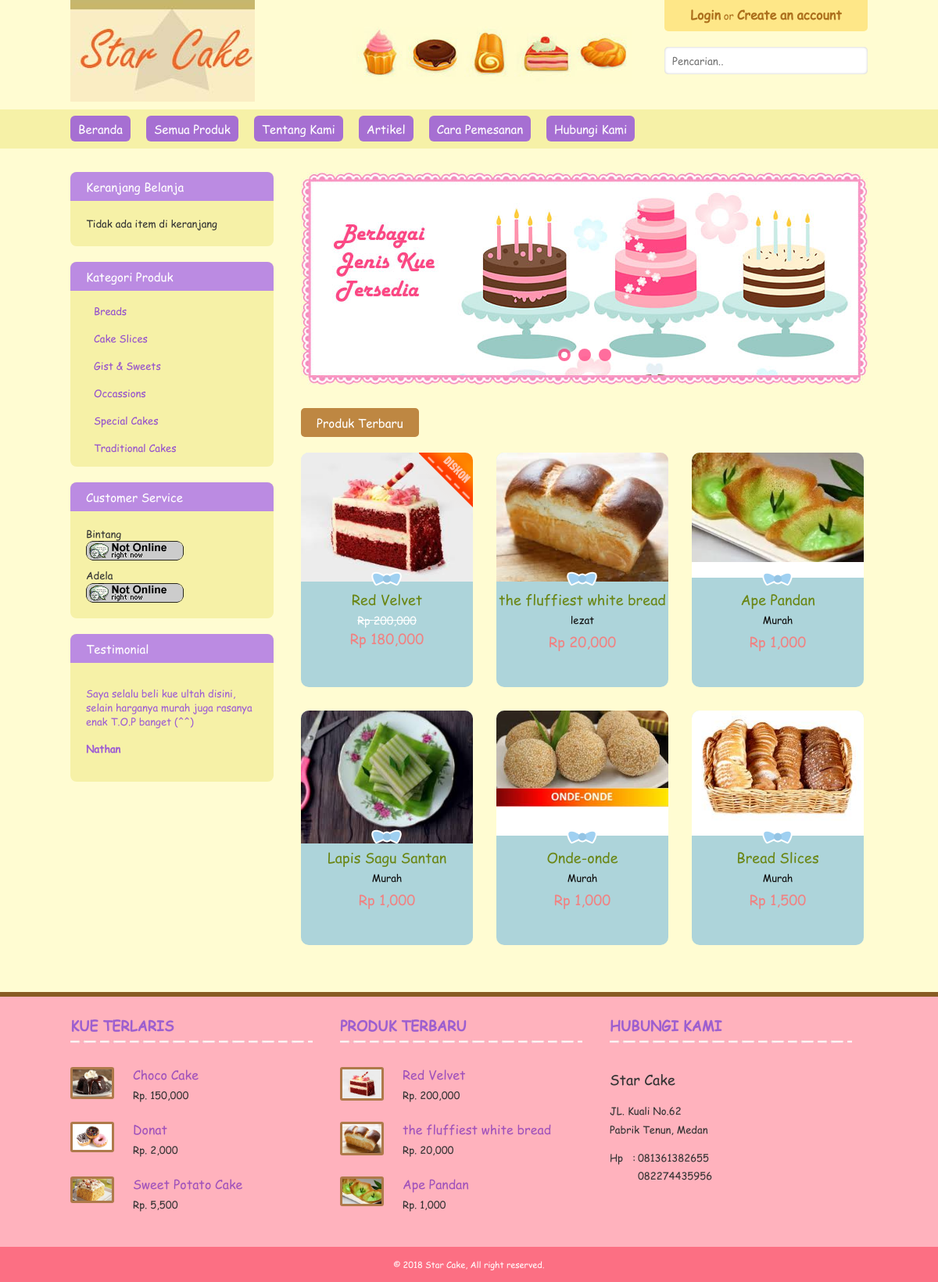
The page / on the database its author committed.
### tables this page shows
CREATE TABLE `produk` (
  `id` int(10) NOT NULL,
  `kategori_id` int(10) DEFAULT NULL,
  `kode` varchar(10) DEFAULT NULL,
  `nama` varchar(250) DEFAULT NULL,
  `keterangan_singkat` tinytext,
  `keterangan_lengkap` text,
  `gambar` varchar(250) DEFAULT NULL,
  `harga` int(10) DEFAULT NULL,
  `diskon` int(10) DEFAULT '0',
  `satuan` varchar(50) DEFAULT '0',
  `createdate` datetime DEFAULT NULL,
  `lastupdate` timestamp NULL DEFAULT CURRENT_TIMESTAMP ON UPDATE CURRENT_TIMESTAMP,
  `status` int(2) DEFAULT '1' COMMENT '1= available, 0 = non aktif'
);

CREATE TABLE `kategori` (
  `id` int(11) NOT NULL,
  `nama` varchar(250) DEFAULT NULL
);

CREATE TABLE `testimonial` (
  `id` int(10) NOT NULL,
  `member_id` int(10) NOT NULL DEFAULT '0',
  `komentar` text NOT NULL,
  `createdate` timestamp NOT NULL DEFAULT CURRENT_TIMESTAMP,
  `status` int(2) NOT NULL DEFAULT '1'
);

### include/cart.php (called while the page is built, shortened)
<?php
function cartIsEmpty(){
	return (empty($_SESSION['myCart']));
}
function cartCountUniqueItems(){
	$uniqueItems = 0;
	return $uniqueItems;
}
?>

### index.php (the view, shortened to what this page needs)
<?php
    include_once("include/cart.php");
    $reqPage = isset($_GET['p'])?$_GET['p']:'home';
?>
<!DOCTYPE html PUBLIC "-//W3C//DTD XHTML 1.0 Transitional//EN" "http://www.w3.org/TR/xhtml1/DTD/xhtml1-transitional.dtd">
<html xmlns="http://www.w3.org/1999/xhtml">
<head>
<link rel="stylesheet" type="text/css" href="asset/css/style.css" />
<link rel="stylesheet" type="text/css" href="asset/css/camera.css" />
<link rel="stylesheet" type="text/css" href="asset/css/jquery-ui.css" />
<link rel="stylesheet" type="text/css" href="asset/css/jquery.fancybox.css" />
</head>
<body id="bd">
<div class="wrapper clr">
    <div class="header clr">
        <div class="main">
            <h1 class="logo">
                <a href="index.php">
                </a>
            </h1>
            <div class="navtop">
                <?php if($_SESSION['login']!=true):?>
                <a href="index.php?p=login">Login</a> or <a href="index.php?p=register">Create an account</a>
                <?php else:?>
                <a>You are logged in</a>
                <?php endif;?>
            </div>
            <div class="searchform">
                <form action="index.php" method="get">
                    <input value="<?php echo isset($_GET['s'])?$_GET['s']:'';?>" name="s" id="search" placeholder="Pencarian.." />
                </form>
            </div>
        </div>
    </div>
    <div class="mainnav clr">
        <div class="main">
            <ul class="sf-menu">
                <li><a href="index.php"><span>Beranda</span></a></li>
                <li><a href="?p=product"><span>Semua Produk</span></a></li>
                <li><a href="?p=aboutus"><span>Tentang Kami</span></a></li>
                <li><a href="?p=news"><span>Artikel</span></a></li>
                <li><a href="?p=caraorder"><span>Cara Pemesanan</span></a></li>
                <li><a href="?p=contactus"><span>Hubungi Kami</span></a></li>
            </ul>
        </div>
    </div>
    <div class="container clr">
        <div class="main">
            <div class="contentwrap">
                <?php if($reqPage == 'home'):?>
                <div class="slideshow clr">
                    <div class="camera_wrap camera_white_skin" style="height:300px;" id="camera_wrap">
                    </div>
                </div>
                <?php endif; ?>
                <div class="inner">
                    <?php
                        $reqFile = "content/".$reqPage.".php";
                        if(file_exists($reqFile)){
                            include_once($reqFile);
                        } else {
                            echo '<h1 class="error404">Error Document Not Found</h1>';
                        }
                    ?>
                </div>
            </div>
            <div class="sidebar">
                <div class="inner">
                    <div class="widget widget-cart clr">
                        <h3><span>Keranjang Belanja</span></h3>
                        <div class="inner">
                            <?php
                                $cartCount = cartCountUniqueItems();
                                $cartTotal = cartCountTotalItems();
                            if($cartCount > 0){ ?>
                            <p><?php echo $cartCount;?> Item / Rp. <?php echo number_format($cartTotal);?></p>
                            <a href="?p=cart" class="button">Checkout</a>  <div class="clr"></div><br />
                            <?php } else { ?>
                            <p>Tidak ada item di keranjang</p>
                            <?php } ?>
                        </div>
                    </div>
                    <div class="widget widget-menu clr">
                        <h3><span>Kategori Produk</span></h3>
                        <div class="inner">
                          <ul>
                          <?php
                            $qq = mysql_query("SELECT * FROM kategori ORDER BY nama");
                            while($rr = mysql_fetch_array($qq)){ ?>
                            <li><a class="animate" href="?p=product&cat_id=<?php echo $rr['id'];?>"><?php echo $rr['nama'];?></a></li>
                          <?php } ?>
                          </ul>
                        </div>
                    </div>
                    <div class="widget widget-cs clr">
                        <h3><span>Customer Service</span></h3>
                        <div class="inner">
                            <p>
                                Bintang<br />
                                <a href="ymsgr:sendIM?bintangadelasaris@gmail.com">
                                    <img src="asset/images/ym.png" />
                                </a>
                            </p>
                            <p>
                                Adela<br />
                                <a href="ymsgr:sendIM?bintangadelasaris@gmail.com">
                                    <img src="asset/images/ym.png" />
                                </a>
                            </p>
                        </div>
                    </div>
                    <div class="widget widget-testimony clr">
                        <h3><span>Testimonial</span></h3>
                        <div class="inner">
                            <ul>
                                <?php
                                $tQry = "SELECT a.komentar,
                                        (SELECT nama_lengkap FROM
                                            member WHERE id=a.member_id) `member`
                                        FROM testimonial a
                                        ORDER BY id DESC LIMIT 1";
                                $qq = mysql_query($tQry);
                                while($rr=mysql_fetch_array($qq)){
                                ?>
                                <li>
                                    <p><?php echo $rr['komentar'];?></p>
                                    <h4><?php echo $rr['member'];?></h4>
                                </li>
                                <?php } ?>
                            </ul>
                      </div>
                    </div>
                </div>
            </div>
        </div>
    </div>
    <div class="botnav clr">
        <div class="main">
            <div class="boxBottom first">
                <h3>Kue Terlaris</h3>
                <div class="inner">
                    <ul class="latest">
                    <?php
                        $dqry = "SELECT a.*,
                            SUM(b.qty) qty_terjual FROM produk a
                            LEFT JOIN order_detail b ON b.produk_id=a.id
                            WHERE a.`status`=1 GROUP BY a.id
                            ORDER BY qty_terjual DESC LIMIT 3";
                        $qryLatest = mysql_query($dqry);
                        while($row = mysql_fetch_array($qryLatest)){
                            ?>
                            <li class="clr">
                                <span class="pic">
                                    <img src="<?php echo $row['gambar'] ?>" alt="">
                                </span>
                                <div class="right">
                                    <a href="?p=productdetail&id=<?php echo $row['id'];?>"><?php echo $row['nama'];?></a>
                                    <span class="price">Rp. <?php echo number_format($row['harga']);?></span>
                                </div>
                            </li>
                            <?php
                        }
                    ?>
                    </ul>
                </div>
            </div>
            <div class="boxBottom second">
                <h3>Produk Terbaru</h3>
                <div class="inner">
                <ul class="latest">
                    <?php
                        $qryLatest = mysql_query("SELECT * FROM produk WHERE `status`=1 ORDER BY id DESC LIMIT 3");
                        while($row = mysql_fetch_array($qryLatest)){
                            ?>
                            <li class="clr">
                                <span class="pic">
                                    <img src="<?php echo $row['gambar'] ?>" alt="">
                                </span>
                                <div class="right">
                                    <a href="?p=productdetail&id=<?php echo $row['id'];?>"><?php echo $row['nama'];?></a>
                                    <span class="price">Rp. <?php echo number_format($row['harga']);?></span>
                                </div>
                            </li>
                            <?php
                        }
                    ?>
                    </ul>
                </div>
          </div>
            <div class="boxBottom last">
                <h3>Hubungi Kami</h3>
                <div class="inner" style="line-height:1.8;">
                    <div style="font-size:18px;">Star Cake</div>
                    <p>
                    JL. Kuali No.62 <br />
                    Pabrik Tenun, Medan</p>
                    <table width="200" border="0" cellspacing="0" cellpadding="0">
                      <tr>
                        <td>Hp</td>
                        <td>:</td>
                        <td>081361382655</td>
                      </tr>
                      <tr>
                        <td>&nbsp;</td>
                        <td>&nbsp;</td>
                        <td>082274435956</td>
                      </tr>
                    </table>
              </div>
            </div>
        </div>
    </div>
    <div class="footer clr">
            &copy; 2018 Star Cake, All right reserved.
    </div>
</div>
</body>
</html>

### content/home.php (shortened to what this page needs)
<div class="wrapRegister wrapHomepage">
	<h3>Produk Terbaru</h3>
    <div class="wrapHomestay clr">
    	<ul class="listHomestay">
        <?php
		$stayQry = mysql_query("SELECT * FROM produk WHERE `status`=1 ORDER BY id DESC LIMIT 6");
		$i = 0;
		while($row = mysql_fetch_array($stayQry)){
			$i++;
			$liClass = '';
			if($i == 3){
				$liClass = 'last';
				$i=0;
			}
			$vPrice = $row['harga'] - (($row['diskon'] * $row['harga'])/100);
			?>
			<li class="animate <?php echo $liClass;?>">
            	<span class="pic">
					<?php if($row['diskon'] > 0): ?>
                    <span class="diskon"></span>
                    <?php endif;?>
                    <img src="<?php echo $row['gambar'] ?>" alt="">
                </span>
                <div class="desc">
                	<a class="animate title" href="?p=productdetail&id=<?php echo $row['id'];?>"><?php echo $row['nama'];?></a>
                    <p><?php echo $row['keterangan_singkat'];?></p>
                    <span class="price <?php echo $row['diskon']>0?'old':'';?> clr">Rp <?php echo number_format($row['harga']);?></span>
                    <?php if($row['diskon']>0):?>
                    <span class="price clr">Rp <?php echo number_format($vPrice);?></span>
                    <?php endif;?>
                </div>
            </li>
		<?php } ?>
        </ul>
    </div>
</div>

### asset/css/camera.css (style rules this page uses)
.camera_wrap { display: none; float: left; position: relative; z-index: 0; }
.camera_wrap { width: 100%; }

### rows shown on the page
produk: gambar (picture), nama "Red Velvet", harga "200,000", vPrice "180,000"
produk: gambar (picture), nama "the fluffiest white bread", keterangan_singkat "lezat", harga "20,000"
produk: gambar (picture), nama "Ape Pandan", keterangan_singkat "Murah", harga "1,000"
produk: gambar (picture), nama "Lapis Sagu Santan", keterangan_singkat "Murah", harga "1,000"
produk: gambar (picture), nama "Onde-onde", keterangan_singkat "Murah", harga "1,000"
produk: gambar (picture), nama "Bread Slices", keterangan_singkat "Murah", harga "1,500"
kategori: nama "Breads"
kategori: nama "Cake Slices"
kategori: nama "Gist & Sweets"
kategori: nama "Occassions"
kategori: nama "Special Cakes"
kategori: nama "Traditional Cakes"
testimonial: komentar "Saya selalu beli kue ultah disini, selain harganya murah juga rasanya enak T.O.P banget (^^)", member "Nathan"
produk: gambar (picture), nama "Choco Cake", harga "150,000"
produk: gambar (picture), nama "Donat", harga "2,000"
produk: gambar (picture), nama "Sweet Potato Cake", harga "5,500"
